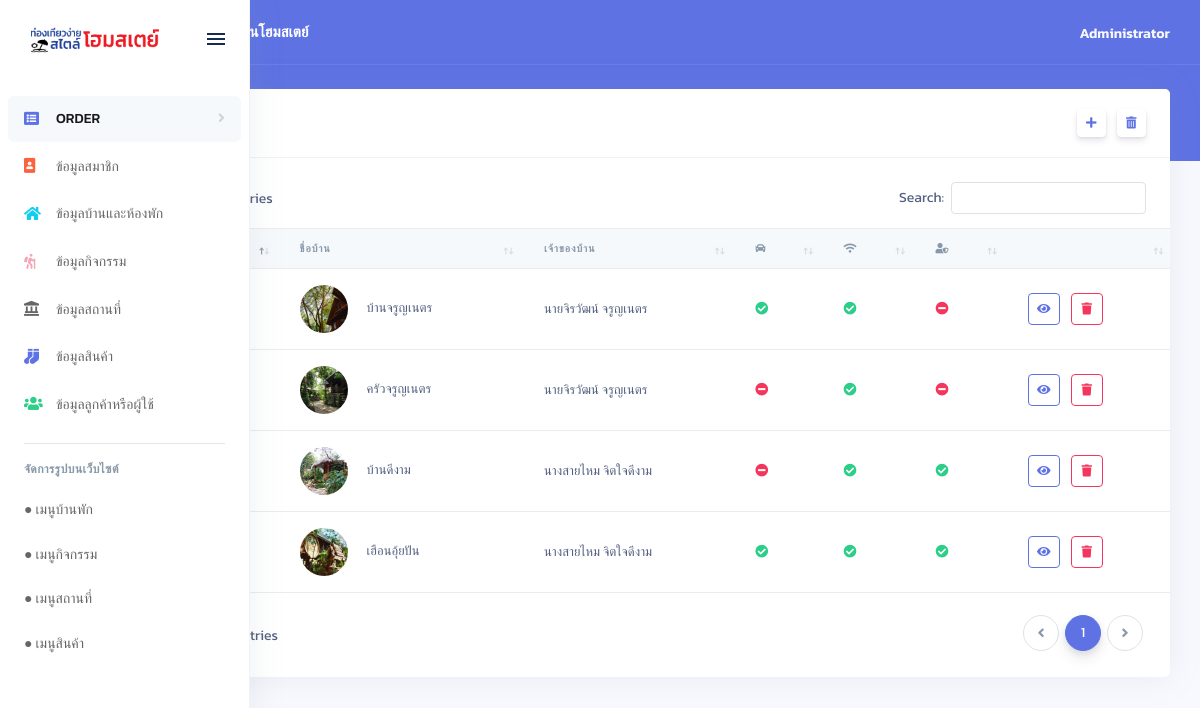
Screenshot of /views/backend/homes.php (signed in) with the database file from the repository.
### tables this page shows
CREATE TABLE `homes` (
  `hmID` varchar(11) NOT NULL,
  `hmName` varchar(50) NOT NULL,
  `hmDetail` text,
  `hmImg` varchar(7) NOT NULL,
  `mbID` varchar(13) NOT NULL,
  `CAR` enum('0','1') DEFAULT NULL,
  `WIFI` enum('0','1') DEFAULT NULL,
  `PRI` enum('0','1') DEFAULT NULL,
  `hmNote` text
);

CREATE TABLE `members` (
  `mbID` varchar(13) NOT NULL,
  `mbPx` enum('นาย','นาง','นางสาว','') NOT NULL,
  `fname` varchar(20) NOT NULL,
  `lname` varchar(20) NOT NULL,
  `tel` varchar(10) NOT NULL,
  `img` varchar(7) NOT NULL
);

### controllers/connectDB.php (called while the page is built, shortened)
<?php
class connectDB
{
    public function connect()
    {
        $this->servername = "localhost";
        $this->username = "root";
        $this->password = "";
        $this->database = "homestay.dev";
        try {
            $conn = new PDO("mysql:host=" . $this->servername . ";dbname=" . $this->database . "", $this->username, $this->password);
            $conn->setAttribute(PDO::ATTR_ERRMODE, PDO::ERRMODE_EXCEPTION);
            $conn->exec("set names utf8");
            return $conn;
        } catch (PDOException $e) {
            echo "Connection failed: " . $e->getMessage();
        }
    }
}

### views/backend/homes.php (the view, shortened to what this page needs)
<?php
    include("templates/header.php");
?>
<div class="main-content" id="panel">
    <?php include("templates/top-nav.php"); ?>
    <div class="container-fluid mt--6">
        <div class="row">
            <div class="col-xl-12">
                <div class="card">
                    <div class="card-header">
                        <div class="row">
                            <div class="col">
                                <h3 class="mb-0">ข้อมูลบ้านพัก</h3>
                            </div>
                            <div class="col-auto text-right">
                                <button class="btn btn-sm btn-neutral" data-toggle="modal" data-target="#add-homes"><i class="fas fa-plus"></i></button>
                                <button class="btn btn-sm btn-neutral drop" name="homes" data-toggle="tooltip" data-placement="top" title="" data-original-title="ลบข้อมูลทั้งหมด"><i class="fas fa-trash-alt"></i></button>
                            </div>
                        </div>
                    </div>
                    <div class="table-responsive py-4">
                        <table class="table align-items-center table-flush" id="datatable-basic">
                            <thead class="thead-light">
                                <tr>
                                    <th>เลขรหัสประจำบ้าน</th>
                                    <th>ชื่อบ้าน</th>
                                    <th>เจ้าของบ้าน</th>
                                    <th data-toggle="tooltip" data-placement="top" title="ที่จอดรถ"><i class="fas fa-car"></i></th>
                                    <th data-toggle="tooltip" data-placement="top" title="ไวฟาย"><i class="fas fa-wifi"></i></th>
                                    <th data-toggle="tooltip" data-placement="top" title="Private Featrue"><i class="fas fa-user-shield"></i></th>
                                    <th></th>
                                </tr>
                            </thead>
                            <tbody>
                                <?php foreach ($connectDB->connect()->query("SELECT * FROM `homes` JOIN members ON  homes.mbID = members.mbID") as $result) { ?>
                                <tr>
                                    <td><?php echo $result["hmID"]; ?></td>
                                    <td class="table-user">
                                        <img src="../../assets/img/homes/<?php echo $result["hmImg"]; ?>" class="avatar rounded-circle mr-3">
                                        <?php echo $result["hmName"]; ?>
                                    </td>
                                    <td><?php echo $result["mbPx"] . "" . $result["fname"] . " " . $result["lname"]; ?></td>
                                    <td><?php echo ($result["CAR"] == '1') ? '<i class="fas fa-check-circle text-success" value="1">' : '<i class="fas fa-minus-circle text-danger" value="0">'; ?></td>
                                    <td><?php echo ($result["WIFI"] == '1') ? '<i class="fas fa-check-circle text-success" value="1">' : '<i class="fas fa-minus-circle text-danger" value="0">'; ?></td>
                                    <td><?php echo ($result["PRI"] == '1') ? '<i class="fas fa-check-circle text-success" value="1">' : '<i class="fas fa-minus-circle text-danger" value="0">'; ?></td>
                                    <td>
                                        <a href="homes-details.php?id=<?php echo $result["hmID"]; ?>" class="btn btn-sm btn-outline-primary btn-icon-only" data-toggle="tooltip" data-original-title="ดูข้อมูลเพิ่มเติม">
                                            <i class="fas fa-eye"></i>
                                        </a>
                                        <button class="btn btn-sm btn-outline-danger btn-icon-only del" name="homes" value="<?php echo $result["hmID"]; ?>"  data-toggle="tooltip" data-original-title="ลบข้อมูลนี้">
                                            <i class="fas fa-trash"></i>
                                        </button>
                                    </td>
                                </tr>
                                <?php } ?>
                            </tbody>
                        </table>
                    </div>
                </div>
            </div>
        </div>
    </div>
</div>
</body>
</html>

### rows the page displays
homes: hmImg (picture), hmName "บ้านจรูญเนตร", mbID.mbPx "นาย", mbID.fname "จิรวัฒน์", mbID.lname "จรูญเนตร", CAR "1" (drawn), WIFI "1" (drawn), PRI "0" (drawn), $result["hmID"] 10294827465 (drawn)
homes: hmImg (picture), hmName "ครัวจรูญเนตร", mbID.mbPx "นาย", mbID.fname "จิรวัฒน์", mbID.lname "จรูญเนตร", CAR "0" (drawn), WIFI "1" (drawn), PRI "0" (drawn), $result["hmID"] 23417586902 (drawn)
homes: hmImg (picture), hmName "บ้านดีงาม", mbID.mbPx "นาง", mbID.fname "สายไหม", mbID.lname "จิตใจดีงาม", CAR "0" (drawn), WIFI "1" (drawn), PRI "1" (drawn), $result["hmID"] 69581028472 (drawn)
homes: hmImg (picture), hmName "เฮือนอุ้ยปัน", mbID.mbPx "นาง", mbID.fname "สายไหม", mbID.lname "จิตใจดีงาม", CAR "1" (drawn), WIFI "1" (drawn), PRI "1" (drawn), $result["hmID"] 86756403921 (drawn)

### other values shown
$_SESSION["logged"] "Administrator"
